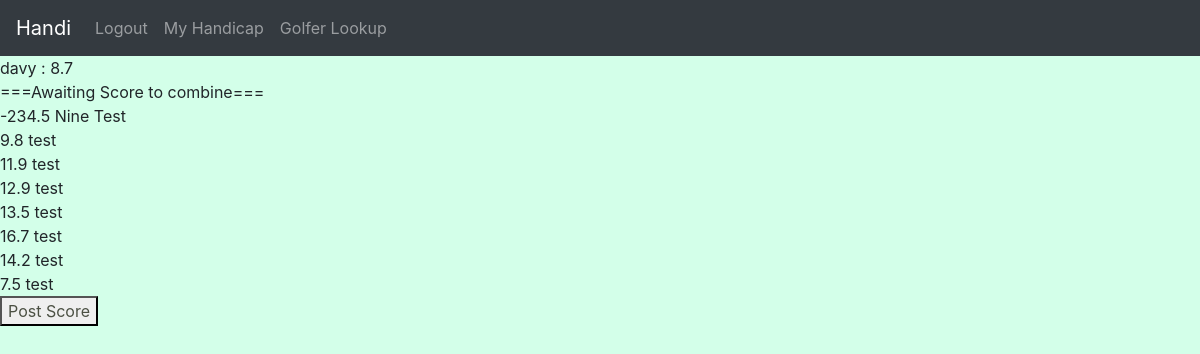
Page / (signed in) on the committed database.
### calculator/models.py (models this page shows, shortened)
class User(AbstractUser):
    handicap = models.FloatField(blank=True, null=True)
    following = models.ManyToManyField('self', blank=True, related_name="followers", symmetrical=False)
    def __str__(self):
        return self.username

class Score(models.Model):
    golfer = models.ForeignKey(User, on_delete=models.CASCADE, related_name='posted_by')
    holes = models.IntegerField(choices = [(9,9),(18,18)])
    course = models.CharField(max_length=64)
    date = models.DateField()
    score = models.IntegerField()
    rating = models.FloatField()
    slope = models.IntegerField()
    differential = models.FloatField()
    course_comb = models.CharField(max_length=64, blank=True, null=True, default=None)
    date_comb = models.DateField(blank=True, null=True, default=None)
    score_comb = models.IntegerField(blank=True, null=True, default=None)
    rating_comb = models.FloatField(blank=True, null=True, default=None)
    slope_comb = models.IntegerField(blank=True, null=True, default=None)
    differential_first = models.FloatField(blank=True, null=True, default=None)
    differential_second = models.FloatField(blank=True, null=True, default=None)

### calculator/views.py (the view)
# urls.py: path('',views.index, name='index'),
def index(request):
    if request.user.is_authenticated:
        user = User.objects.get(username = request.user)
        scores = Score.objects.filter(golfer=user, holes='18').order_by('-date')[:20]
        try:
            nine_score = Score.objects.get(golfer=user, holes='9')
        except:
            nine_score = None
        return render(request, 'index.html', {"scores": scores, "nine_score": nine_score})
    else:
        return render(request, 'index.html')

### calculator/templates/index.html (shortened to what this page needs)
{% extends "layout.html" %}
{% load static %}
{% block body %}
{% if user.is_authenticated %}
    <div>{{user}} : {{user.handicap}}</div>
    {% if nine_score %}
    <div>===Awaiting Score to combine=== </div>
    <div>
        {{nine_score.differential}}
        {{nine_score.course}}
    </div>
    {% endif %}
    {% for score in scores %}
       <div>
        {{score.differential}}
        {{score.course}}
       </div>
    {% endfor %}
    <button><a href="/add">Post Score</a></button>
{% endif %}
{% endblock %}

### calculator/static/styles.css (style rules this page uses)
html, body { background-color: #D3FFE9; }
a:link { color: #4b5043; }

### rows in the picture
User: username "davy", handicap "8.7"
Score: differential "-234.5", course "Nine Test"
Score: differential "9.8", course "test"
Score: differential "11.9", course "test"
Score: differential "12.9", course "test"
Score: differential "13.5", course "test"
Score: differential "16.7", course "test"
Score: differential "14.2", course "test"
Score: differential "7.5", course "test"
